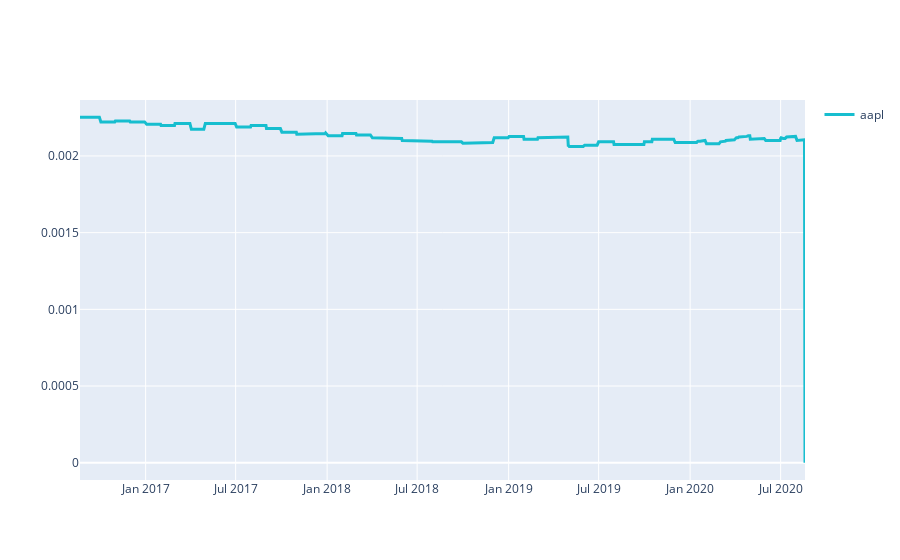

The cell this chart's notebook holds for it:
### Code cell
# visualize positions for a selected asset:
aapl_frac = weights["NASDAQ:AAPL"]
qngraph.make_plot(aapl_frac.index, aapl_frac, name= "aapl")

### Figure 1 — Plotly figure (JSON) as saved in the notebook; plotly's stock layout.template omitted (floating-point values rounded to 4 significant figures; data arrays with more than 128 entries replaced by an {"elided": "..."} marker saying what was removed)
{"data": [{"line": {"color": "#17BECF", "width": 3}, "name": "aapl", "type": "scatter", "x": {"elided": "1006 str values"}, "y": {"elided": "1006 float values"}}], "layout": {"showlegend": true, "yaxis": {"range": [-0.0001126, 0.002365]}}}
